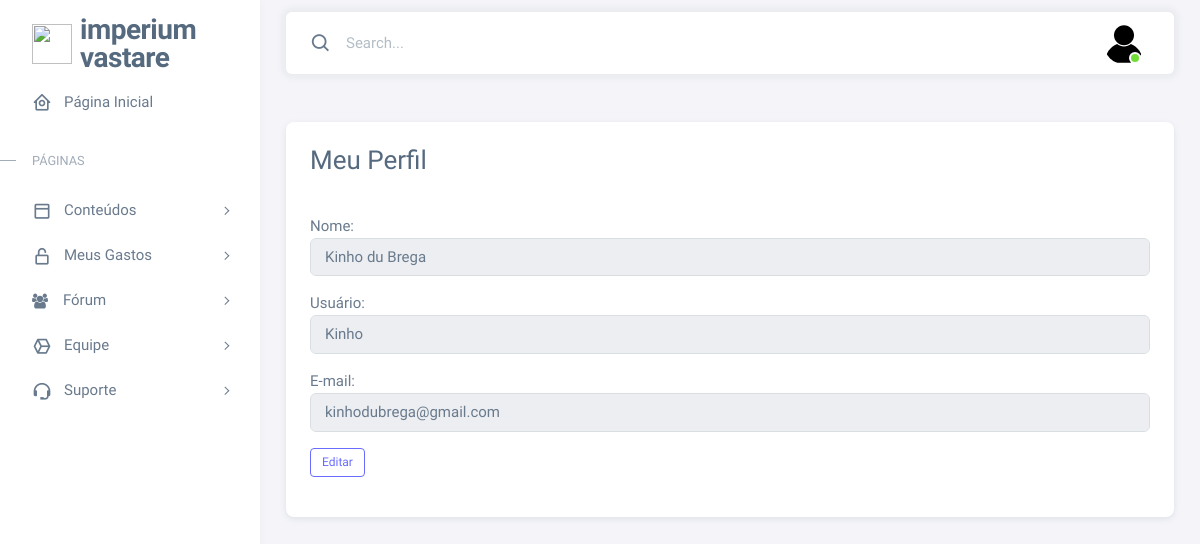
/meuperfil.php (signed in), run on the app's committed database.
### tables this page shows
CREATE TABLE `user` (
  `id` int(11) NOT NULL,
  `user` varchar(255) NOT NULL,
  `senha` varchar(255) NOT NULL,
  `nome` varchar(255) NOT NULL,
  `email` varchar(255) NOT NULL
);

### meuperfil.php (the view, shortened to what this page needs)
<?php
include_once('config/conexao.php');
$id = $_SESSION['id'];
$sql = "SELECT * FROM `user` WHERE id = $id";
$query = mysqli_query($conn, $sql);
$row = mysqli_fetch_assoc($query);
?>
<!DOCTYPE html>
<html lang="en" class="light-style layout-menu-fixed" id="minhaDiv" dir="ltr" data-theme="theme-default" data-assets-path="../assets/" data-template="vertical-menu-template-free">
<head>
    <link href='https://unpkg.com/boxicons@2.1.4/css/boxicons.min.css' rel='stylesheet'>
    <link rel="stylesheet" href="css/core.css" class="template-customizer-core-css" />
    <link rel="stylesheet" href="css/theme-default.css" class="template-customizer-theme-css" />
    <link rel="stylesheet" href="css/demo.css" />
    <link rel="stylesheet" href="https://cdnjs.cloudflare.com/ajax/libs/animate.css/4.1.1/animate.min.css" />
</head>
<body>
    <div class="layout-wrapper layout-content-navbar">
        <div class="layout-container">
            <aside id="layout-menu" class="layout-menu menu-vertical menu bg-menu-theme">
                <div class="app-brand demo">
                    <a href="index.php" class="app-brand-link">
                        <span class="app-brand-logo demo">
                            <i><img src="img/favicon-aba.svg" alt=""></i>
                        </span>
                        <span class="app-brand-text demo menu-text fw-bolder ms-2">Imperium <br>Vastare </span>
                    </a>
                </div>
                <ul class="menu-inner py-1">
                    <li class="menu-item">
                        <a href="index.php" class="menu-link">
                            <i class="menu-icon tf-icons bx bx-home-circle"></i>
                            <div data-i18n="Analytics">Página Inicial</div>
                        </a>
                    </li>
                    <li class="menu-header small text-uppercase">
                        <span class="menu-header-text">Páginas</span>
                    </li>
                    <li class="menu-item">
                        <a href="conteudo.php" class="menu-link menu-toggle">
                            <i class="menu-icon tf-icons bx bx-dock-top"></i>
                            <div data-i18n="Account Settings">Conteúdos</div>
                        </a>
                    </li>
                    <li class="menu-item">
                        <a href="meusgastos.php" class="menu-link menu-toggle">
                            <i class="menu-icon tf-icons bx bx-lock-open-alt"></i>
                            <div data-i18n="Authentications">Meus Gastos</div>
                        </a>
                    </li>
                    <li class="menu-item">
                        <a href="forum.php" class="menu-link menu-toggle">
                            <patch></patch>&nbsp;&nbsp;&nbsp;&nbsp;
                            <div data-i18n="Misc">Fórum</div>
                        </a>
                    <li class="menu-item">
                        <a href="equipe.php" class="menu-link menu-toggle">
                            <i class="menu-icon tf-icons bx bx-cube-alt"></i>
                            <div data-i18n="Misc">Equipe</div>
                        </a>
                    <li class="menu-item">
                        <a href="suporte.php" class="menu-link menu-toggle">
                            <i class="menu-icon tf-icons bx bx-support"></i>
                            <div data-i18n="Support">Suporte</div>
                        </a>
                    </li>
                </ul>
            </aside>
            <div class="layout-page">
                <nav class="layout-navbar container-xxl navbar navbar-expand-xl navbar-detached align-items-center bg-navbar-theme" id="layout-navbar">
                    <div class="navbar-nav-right d-flex align-items-center" id="navbar-collapse">
                        <div class="navbar-nav align-items-center">
                            <div class="nav-item d-flex align-items-center">
                                <i class="bx bx-search fs-4 lh-0"></i>
                                <input type="text" class="form-control border-0 shadow-none" placeholder="Search..." aria-label="Search..." />
                            </div>
                        </div>
                        <ul class="navbar-nav flex-row align-items-center ms-auto">
                            <li class="nav-item navbar-dropdown dropdown-user dropdown">
                                <a class="nav-link dropdown-toggle hide-arrow" href="javascript:void(0);" data-bs-toggle="dropdown">
                                    <div class="avatar avatar-online">
                                        <img src="img/fotodeperfilbase.svg" alt class="w-px-40 h-auto rounded-circle" />
                                    </div>
                                </a>
                            </li>
                        </ul>
                    </div>
                </nav>
                <div class="container mt-5">
                    <div class="row">
                        <div class="col-md-12">
                            <div class="card">
                                <div class="card-header">
                                    <h3>Meu Perfil</h3>
                                </div>
                                <div class="card-body">
                                    <form method="POST" action="config/editarUser.php" id="editarPerfil">
                                        <div class="form-group mb-3">
                                            <label for="nome">Nome:</label>
                                            <input type="text" name="nome" class="form-control" id="removerBotao" value="<?php echo $row['nome'] ?>" readonly>
                                        </div>
                                        <div class="form-group mb-3">
                                            <label for="usuario">Usuário:</label>
                                            <input type="text" name="user" class="form-control adicionar editar" id="usuario" value="<?php echo $row['user']?>" readonly>
                                        </div>
                                        <div class="form-group mb-3">
                                            <label for="email">E-mail:</label>
                                            <input type="email" name="email" class="form-control adicionar editar" id="email" value="<?php echo $row['email'] ?>" readonly>
                                        </div>
                                        <div class="form-group mb-3">
                                            <button type="button" class="btn btn-sm btn-outline-primary" id='btnEditar'>Editar</button>
                                        </div>
                                    </form>
                                </div>
                            </div>
                        </div>
                    </div>
                </div>
</body>
</html>

### css/theme-default.css (style rules this page uses)
.bg-menu-theme .menu-header { position: relative; }
.bg-menu-theme .menu-header:before { content: ""; position: absolute; left: 0; top: 1.1875rem; width: 1rem; height: 1px; transition: all 0.3s ease-in-out; }
.layout-wrapper:not(.layout-horizontal) .bg-menu-theme .menu-inner .menu-item .menu-link { border-radius: 0.375rem; }
.btn-outline-primary { color: #696cff; border-color: #696cff; background: transparent; }
a { color: #696cff; }
.bg-navbar-theme { background-color: #fff !important; color: #697a8d; }
.bg-navbar-theme .navbar-nav > .nav-link, .bg-navbar-theme .navbar-nav > .nav-item > .nav-link, .bg-navbar-theme .navbar-nav > .nav > .nav-item > .nav-link { color: #697a8d; }
.layout-navbar { background-color: rgba(255, 255, 255, 0.95) !important; -webkit-backdrop-filter: saturate(200%) blur(6px); backdrop-filter: saturate(200%) blur(6px); }
.navbar-detached { box-shadow: 0 0 0.375rem 0.25rem rgba(161, 172, 184, 0.15); }
.bg-menu-theme { background-color: #fff !important; color: #697a8d; }
.bg-menu-theme .menu-link, .bg-menu-theme .menu-horizontal-prev, .bg-menu-theme .menu-horizontal-next { color: #697a8d; }
.bg-menu-theme .menu-text { color: #566a7f; }
.bg-menu-theme .menu-header { color: #8f9baa; }
.bg-menu-theme .menu-inner > .menu-header::before { background-color: transparent; }
@media (min-width: 1200px) { .bg-menu-theme.menu-vertical { box-shadow: 0 0.125rem 0.375rem 0 rgba(161, 172, 184, 0.12); } }
.bg-menu-theme .menu-header { color: #a1acb8; }
.bg-menu-theme .menu-header:before { background-color: #a1acb8 !important; }
.bg-menu-theme.menu-vertical { box-shadow: 0 0.125rem 0.375rem 0 rgba(161, 172, 184, 0.12); }

### css/demo.css (style rules this page uses)
.menu .app-brand.demo { height: 64px; margin-top: 12px; }
.app-brand-text.demo { font-size: 1.75rem; letter-spacing: -0.5px; text-transform: lowercase; }

### data on the page
user: nome "Kinho du Brega", user "Kinho", email "kinhodubrega@gmail.com"
